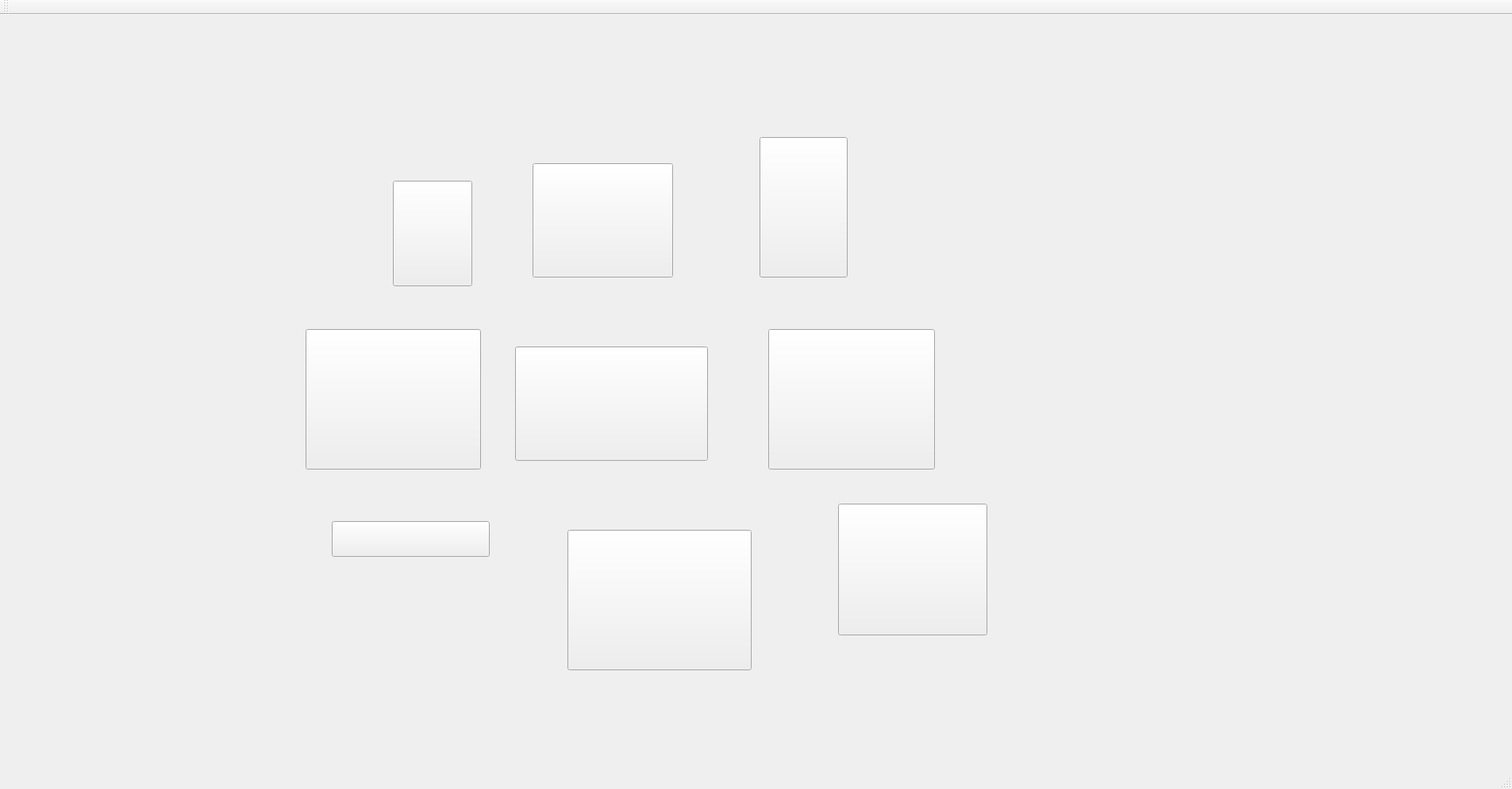
<?xml version="1.0" encoding="UTF-8"?>
<ui version="4.0">
 <class>twoPlayersGameClass</class>
 <widget class="QMainWindow" name="twoPlayersGameClass">
  <property name="geometry">
   <rect>
    <x>0</x>
    <y>0</y>
    <width>1732</width>
    <height>904</height>
   </rect>
  </property>
  <property name="windowTitle">
   <string>twoPlayersGame</string>
  </property>
  <property name="styleSheet">
   <string notr="true">background-image:url(:/newPrefix/images/Harta2playersMatr.png)</string>
  </property>
  <widget class="QWidget" name="centralWidget">
   <widget class="QPushButton" name="poz0_0">
    <property name="geometry">
     <rect>
      <x>450</x>
      <y>190</y>
      <width>91</width>
      <height>121</height>
     </rect>
    </property>
    <property name="styleSheet">
     <string notr="true">background-image:url(:/newPrefix/images/neutral_color.png)</string>
    </property>
    <property name="text">
     <string/>
    </property>
   </widget>
   <widget class="QPushButton" name="poz0_1">
    <property name="geometry">
     <rect>
      <x>610</x>
      <y>170</y>
      <width>161</width>
      <height>131</height>
     </rect>
    </property>
    <property name="styleSheet">
     <string notr="true">background-image:url(:/newPrefix/images/neutral_color.png)</string>
    </property>
    <property name="text">
     <string/>
    </property>
   </widget>
   <widget class="QPushButton" name="poz0_2">
    <property name="geometry">
     <rect>
      <x>870</x>
      <y>140</y>
      <width>101</width>
      <height>161</height>
     </rect>
    </property>
    <property name="styleSheet">
     <string notr="true">background-image:url(:/newPrefix/images/neutral_color.png)</string>
    </property>
    <property name="text">
     <string/>
    </property>
   </widget>
   <widget class="QPushButton" name="poz1_0">
    <property name="geometry">
     <rect>
      <x>350</x>
      <y>360</y>
      <width>201</width>
      <height>161</height>
     </rect>
    </property>
    <property name="styleSheet">
     <string notr="true">background-image:url(:/newPrefix/images/neutral_color.png)</string>
    </property>
    <property name="text">
     <string/>
    </property>
   </widget>
   <widget class="QPushButton" name="poz1_1">
    <property name="geometry">
     <rect>
      <x>590</x>
      <y>380</y>
      <width>221</width>
      <height>131</height>
     </rect>
    </property>
    <property name="styleSheet">
     <string notr="true">background-image:url(:/newPrefix/images/neutral_color.png)</string>
    </property>
    <property name="text">
     <string/>
    </property>
   </widget>
   <widget class="QPushButton" name="poz1_2">
    <property name="geometry">
     <rect>
      <x>880</x>
      <y>360</y>
      <width>191</width>
      <height>161</height>
     </rect>
    </property>
    <property name="styleSheet">
     <string notr="true">background-image:url(:/newPrefix/images/neutral_color.png)</string>
    </property>
    <property name="text">
     <string/>
    </property>
   </widget>
   <widget class="QPushButton" name="poz2_0">
    <property name="geometry">
     <rect>
      <x>380</x>
      <y>580</y>
      <width>181</width>
      <height>41</height>
     </rect>
    </property>
    <property name="layoutDirection">
     <enum>Qt::LeftToRight</enum>
    </property>
    <property name="autoFillBackground">
     <bool>false</bool>
    </property>
    <property name="styleSheet">
     <string notr="true">background-image:url(:/newPrefix/images/neutral_color.png)</string>
    </property>
    <property name="text">
     <string/>
    </property>
   </widget>
   <widget class="QPushButton" name="poz2_1">
    <property name="geometry">
     <rect>
      <x>650</x>
      <y>590</y>
      <width>211</width>
      <height>161</height>
     </rect>
    </property>
    <property name="focusPolicy">
     <enum>Qt::StrongFocus</enum>
    </property>
    <property name="styleSheet">
     <string notr="true">background-image:url(:/newPrefix/images/neutral_color.png)</string>
    </property>
    <property name="text">
     <string/>
    </property>
   </widget>
   <widget class="QPushButton" name="poz2_2">
    <property name="geometry">
     <rect>
      <x>960</x>
      <y>560</y>
      <width>171</width>
      <height>151</height>
     </rect>
    </property>
    <property name="styleSheet">
     <string notr="true">background-image:url(:/newPrefix/images/neutral_color.png)</string>
    </property>
    <property name="text">
     <string/>
    </property>
   </widget>
  </widget>
  <widget class="QMenuBar" name="menuBar">
   <property name="geometry">
    <rect>
     <x>0</x>
     <y>0</y>
     <width>1732</width>
     <height>30</height>
    </rect>
   </property>
  </widget>
  <widget class="QToolBar" name="mainToolBar">
   <attribute name="toolBarArea">
    <enum>TopToolBarArea</enum>
   </attribute>
   <attribute name="toolBarBreak">
    <bool>false</bool>
   </attribute>
  </widget>
  <widget class="QStatusBar" name="statusBar"/>
 </widget>
 <layoutdefault spacing="6" margin="11"/>
 <resources>
  <include location="LoginInterface.qrc"/>
 </resources>
 <connections/>
</ui>
